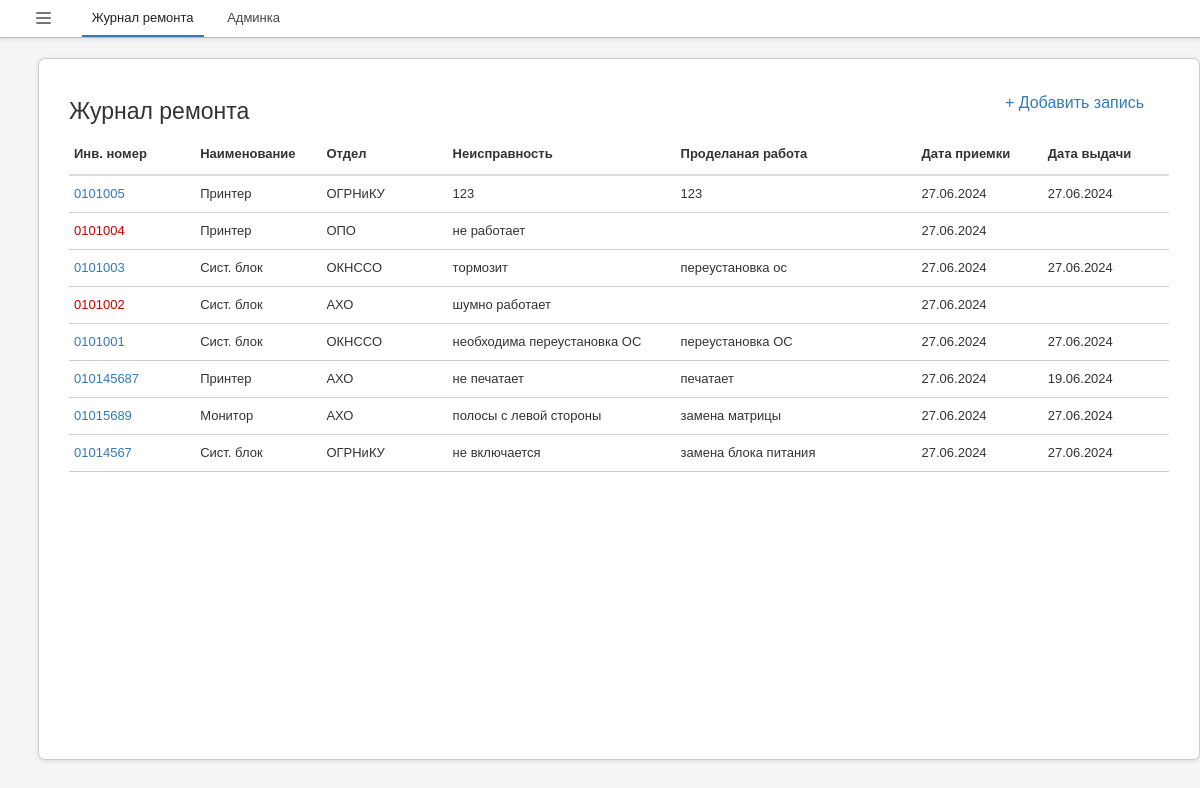
Before: /rj/ with the older database file.
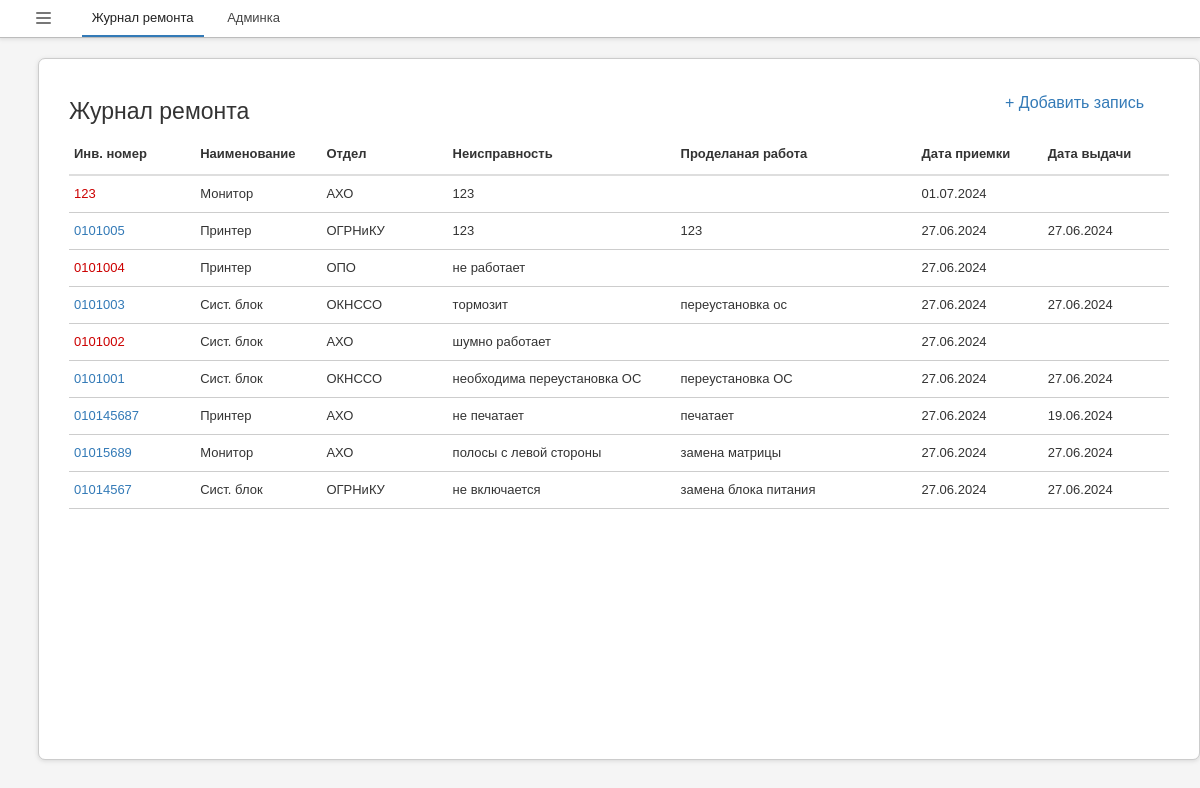
After: the same page with the newer database file.
### app_rj/models.py (models this page shows, shortened)
class tech_db(models.Model):
  inv_num = models.CharField(max_length = 32, verbose_name="Инв. номер")
  equipment_name = models.ForeignKey('equipment_name_db', on_delete=models.PROTECT, null=True, blank=True, verbose_name="Наименование")
  otdel = models.ForeignKey('otdel_db', on_delete=models.PROTECT, null=True, blank=True, verbose_name="Отдел")
  defect = models.TextField(verbose_name="Неисправность")
  work_done = models.TextField(blank=True, verbose_name="Проделаная работа")
  date_accept = models.DateField(verbose_name="Дата приемки")
  date_issue = models.DateField(null=True, blank=True, verbose_name="Дата выдачи")
  class Meta:
    verbose_name = "Тенику"
    verbose_name_plural = "Теника"
    ordering = ['-id','-date_accept']

class equipment_name_db(models.Model):
  title = models.CharField(max_length = 32, db_index=True, verbose_name="Наименование")
  class Meta:
    verbose_name = "Наименование"
    verbose_name_plural = "Наименование"
    ordering = ['title']

class otdel_db(models.Model):
  name = models.CharField(max_length = 32, db_index=True, verbose_name="Отделы")
  class Meta:
    verbose_name = "Отдел"
    verbose_name_plural = "Отделы"
    ordering = ['name']

### app_rj/views.py (the view)
# urls.py: path('', get_index, name='index'),
def get_index(request):
  href_font = dict()
  tech_db_all = tech_db.objects.all()
  for i in tech_db_all:
    if (i.work_done != '' and i.date_issue != None):
      i.href_font = 'font_normal'
    else:
      i.href_font = 'font_red'
  context = {
    'title': "Журнал ремонта",
    'tech_db_all': tech_db_all,
  }
  return render(request, 'app_rj/index.html', context)

### app_rj/templates/app_rj/index.html (shortened to what this page needs)
{% extends "base.html" %}
{% block content %}
  <div class="info_tu">
    <a href="javascript:void(0); open_new_rcard();">
      + Добавить запись
    </a>
  </div>
  <h3>{{title}}</h3>
  <table class="main" width="100%">
    <thead class="main">
      <tr class="main">
        <th class="main min_v1 max_v1">Инв. номер</th>
        <th class="main min_v1 max_v1">Наименование</th>
        <th class="main min_v1 max_v2">Отдел</th>
        <th class="main min_v1 max_v2">Неисправность</th>
        <th class="main min_v2 max_v2">Проделаная работа</th>
        <th class="main min_v1 max_v1">Дата приемки</th>
        <th class="main min_v1 max_v1">Дата выдачи</th>
      </tr>
    </thead>
    <tbody id="list_rcard">
  {% for i in tech_db_all %}
    <tr class="rtcolor hover" id="tr_rcard_{{i.id}}">
      <td class="main">
        <a class="{{i.href_font}}" href="javascript:void(0); onclick=fn_remove_class('tr_rcard_{{i.id}}', 'blink'); open_rcard({{i.id}});" id="a{{i.id}}">
          {{i.inv_num}}
        </a>
      </td>
      <td class="main">{{i.equipment_name.title}}</td>
      <td class="main">{{i.otdel.name}}</td>
      <td class="main" id="defect_{{i.id}}">{{i.defect}}</td>
      <td class="main" id="work_done_{{i.id}}">{{i.work_done}}</td>
      <td class="main">{{i.date_accept | date:'d.m.Y'}}</td>
      <td class="main" id="date_issue_{{i.id}}">{{i.date_issue | date:'d.m.Y'}}</td>
    </tr>
  {% endfor %}
  </tbody>
  </table>
{% endblock %}

### app_rj/templates/base.html (shortened to what this page needs)
{% load static %}
<!DOCTYPE html>
<html>
  <head>
    <link rel="stylesheet" href="{% static 'app_rj/css/main.css' %}">
    <link rel="stylesheet" href="{% static 'app_rj/css/nav.css' %}">
    <link rel="stylesheet" href="{% static 'app_rj/css/input.css' %}">
    <link rel="stylesheet" href="{% static 'app_rj/css/select.css' %}">
    <link rel="stylesheet" href="{% static 'app_rj/css/table.css' %}">
    <link rel="stylesheet" href="{% static 'app_rj/css/div.css' %}">
    <link rel="stylesheet" href="{% static 'app_rj/css/colors.css' %}">
  </head>
  <body>
  {% block nav_panel %}
  <nav>
    <ul class="navbar">
      <li>
        <a href="javascript:void(0);" class="mainmenu" tabindex="1">
          <div class="navbtn-container">
            <div class="navbtn menu">
              <span class="menu-icon"></span>
              <span class="menu-icon child"></span>
              <span class="menu-icon"></span>
              <span class="menu-icon child"></span>
              <span class="menu-icon"></span>
            </div>
          </div>
        </a>
      </li>
      <li>
        <a class="navbar   active" href="{% url 'index'%}" onclick="wSpinner_tmout();">Журнал ремонта</a>
      </li>
      <li>
        <a class="navbar " href="../admin/" target="blank">Админка</a>
      </li>
    </ul>
  </nav>
  {% endblock %}
  <div class="body">
    <div class="main" id="main">
    {% block content %}{% endblock %}
    </div>
  </div>
  </body>
</html>

### static/app_rj/css/main.css (style rules this page uses)
body { padding: 0px; padding-bottom: 15px; background: #f5f5f5; color: #333; font-size: 13px; font-family: sans-serif; }
h3 { font-size: 23px }
h1, h2, h3, h4 { margin-top: 20px; margin-bottom: 10px; font-weight: 500; line-height: 1.1; color: #333; }
a { color: #337ab7; text-decoration: none; outline: none; }
nav { position: fixed; background: white; border: 0px; border-bottom: 1px solid #bcbcbc; box-shadow: 0 1px 4px 0 rgba(128,128,128,0.25); top: -1px; left: -1px; right: -1px; margin: 0 auto; padding: 0px; white-space: nowrap; z-index: 11; }
nav ul { list-style: none; margin: 0; padding: 0; }
nav a { text-decoration: none; outline: none; display: block; }
ul.navbar { text-align: left; padding: 0px; }
ul.navbar > li { display: inline-block; position: relative; }
a.navbar { padding: 10px; margin-left: 10px; border-bottom: 2px solid transparent; color: #444; text-decoration: none; }
a.navbar.active, a.navbar:hover { cursor: pointer; color: #222; border-bottom: 2px solid #337ab7; }
a.mainmenu { padding: 7px; margin-left: 30px; margin-right: 10px; color: #777; font-size: 18px; text-decoration: none; }
div.navbtn-container { display: inline-block; position: relative; height: 100%; padding: 0px; margin-right: 15px; }
div.navbtn { position: absolute; background-repeat: no-repeat; background-size: cover; }
div.navbtn.menu { bottom: -2px; }
span.menu-icon { border-radius: 5px; display: block; height: 2px; width: 15px; background-color: #777; }
span.menu-icon.child { height: 3px; background-color: inherit; }

### static/app_rj/css/table.css (style rules this page uses)
table { background: #fff; max-width: 100%; border-collapse: collapse; }
table, th, td { border-color: #cdcdcd; border-style: solid; border-width: 1px 1px 1px 1px; padding: 5px; word-wrap: break-word; }
table.main { border-width: 0px 0px 1px 0px; line-height: 20px; font-size: 13px; color: #333; }
thead.main { border-bottom: 2px solid #dedede; vertical-align: bottom; }
th.main { text-align: left; font-weight: bold; padding: 5px; padding-top: 10px; padding-bottom: 10px; vertical-align: middle; }
td.main { max-width: 325px; padding: 5px; padding-top: 8px; padding-bottom: 8px; vertical-align: middle; }
td.min_v1, th.min_v1 { min-width: 100px; }
td.min_v2, th.min_v2 { min-width: 200px; }
td.max_v1, th.max_v1 { max-width: 350px; }
td.max_v2, th.max_v1 { max-width: 550px; }
td.main, th.main { border-width: 0px 0px 1px 0px; }

### static/app_rj/css/div.css (style rules this page uses)
div.body { display: table; margin: 0px auto; padding-top: 35px; padding-left: 30px; padding-right: 30px; }
div.main { display: table; position: relative; padding: 20px; padding-left: 30px; padding-right: 30px; padding-bottom: 30px; margin: 0px auto; margin-top: 15px; width: 1100px; min-width: 1100px; max-width: 1100px; height: calc(100vh - 150px); min-height: calc(100vh - 150px); background: #fff; border: 1px solid #ccc; border-radius: 7px 7px 7px 7px; box-shadow: 0 1px 4px 0 rgba(128,128,128,0.25); }
.info_tu { position: absolute; color: #777; cursor: default; top: 35px; right: 55px; font-size: 12pt; }

### static/app_rj/css/colors.css (style rules this page uses)
.font_red { color: #CC0000; }

Changed rows visible on the page:
added tech_db: inv_num "123", equipment_name "Монитор", otdel.name "АХО", defect "123", date_accept "01.07.2024"
